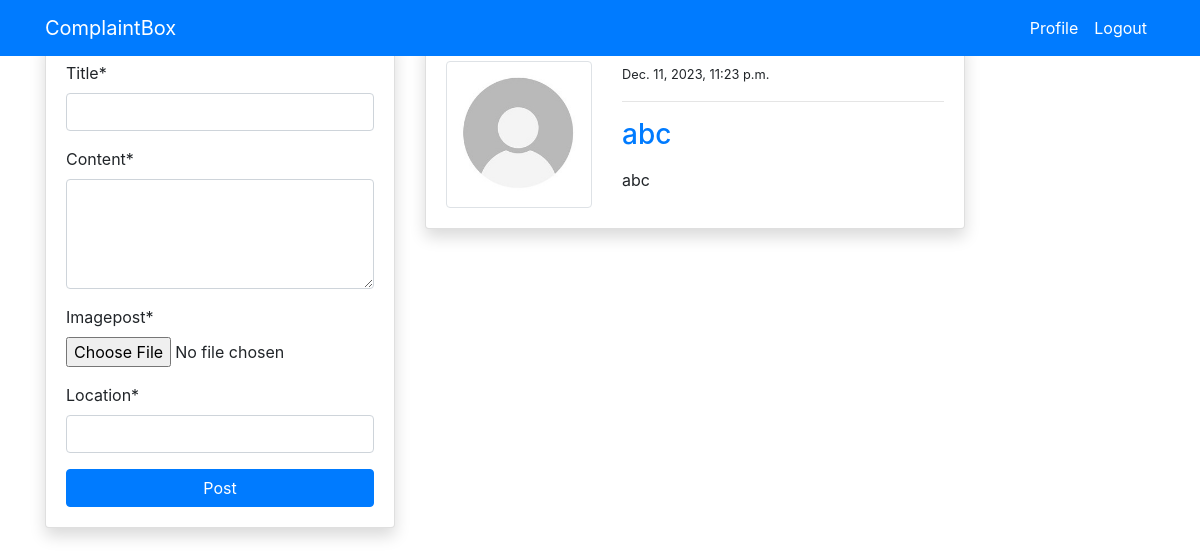
The page /blog/ (signed in) on the database as committed earlier.
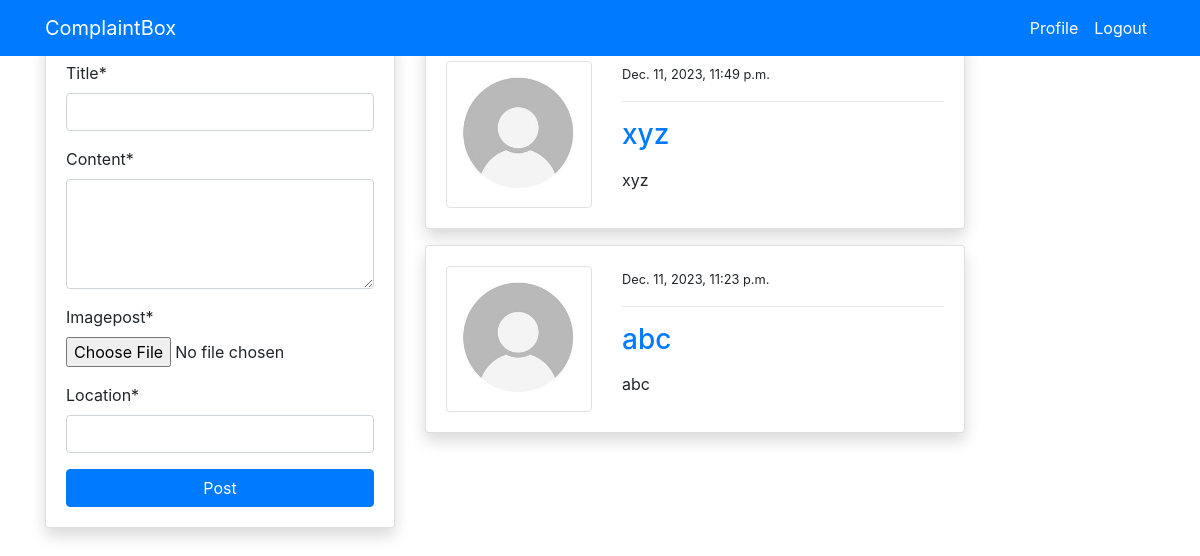
The same page on the database as committed later.
### blog/models.py (models this page shows, shortened)
class PostModel(models.Model):
    title = models.CharField(max_length=100)
    content = models.TextField()
    imagepost = models.ImageField(default='garbage.jpg', upload_to='posts', validators=[
                              FileExtensionValidator(['png', 'jpg'])])
    location =  models.CharField(max_length=100)
    author = models.ForeignKey(User, on_delete=models.CASCADE)
    date_created = models.DateTimeField(auto_now_add=True)
    class Meta:
        ordering = ('-date_created',)

### users/models.py (models this page shows, shortened)
class ProfileModel(models.Model):
    user = models.OneToOneField(User, on_delete=models.CASCADE)
    image = models.ImageField(default='default.jpg', upload_to='profile', validators=[
                              FileExtensionValidator(['png', 'jpg'])])

### blog/views.py (the view)
# urls.py: path('blog/', views.index, name='blog-index'),
@login_required
def index(request):
    posts = PostModel.objects.all()
    if request.method == 'POST':
        form = PostModelForm(request.POST)
        if form.is_valid():
            instance = form.save(commit=False)
            instance.author = request.user
            instance.save()
            return redirect('blog-index')
    else:
        form = PostModelForm()
    context = {
        'posts': posts,
        'form': form
    }
    return render(request, 'blog/index.html', context)

### blog/forms.py
class PostModelForm(forms.ModelForm):
    content = forms.CharField(widget=forms.Textarea(attrs={'rows': 4}))
    class Meta:
        model = PostModel
        fields = ('title', 'content','imagepost','location')

### templates/blog/index.html (shortened to what this page needs)
{% extends 'partials/base.html' %}
{% load crispy_forms_tags %}
{% block content %}
<div class="container">
    <div class="row mt-3 pt-2">
        <div class="col-md-4">
            <div class="card my-3 shadow">
                <div class="card-body">
                    <form method="POST">
                        {{ form|crispy }}
                        <input class="btn btn-primary btn-block" type="submit" value="Post">
                    </form>
                </div>
            </div>
        </div>
        <div class="col-md-6">
            {% for post in posts %}
            <div class="card shadow my-3">
                <div class="card-body">
                    <div class="row">
                        <div class="col-md-4">
                            <img class="img-thumbnail" src="{{ post.author.profilemodel.image.url }}" alt="img">
                        </div>
                        <div class="col-md-8">
                            <small>{{ post.date_created }}</small>
                            <hr>
                            <a class="h3" href="{% url 'blog-post-detail' post.id %}">{{ post.title }}</a>
                            <p class="text-justify my-3">
                                {{ post.content }}
                            </p>
                        </div>
                    </div>
                </div>
            </div>
            {% endfor %}
        </div>
    </div>
</div>
{% endblock %}

Rows that differ between the two databases and show on the page:
added PostModel: author.profilemodel.image (placeholder picture), date_created "Dec. 11, 2023, 11:49 p.m.", title "xyz", content "xyz"
